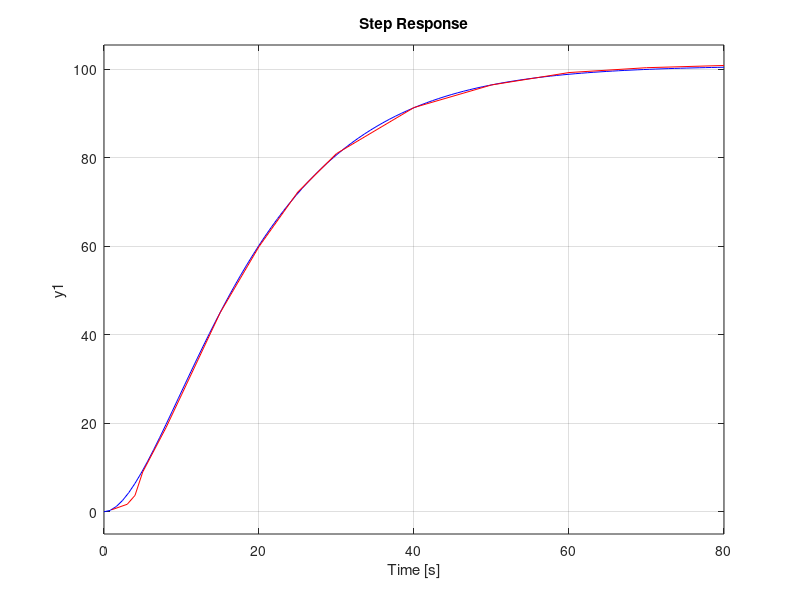

MATLAB code for this plot:
num = [100.8];
den = [95.68, 20.05, 1];
G = tf(num, den)
step(G, 'b')
hold on
t = [1, 3, 4, 5, 8, 10, 15, 20, 25, 30, 40, 50, 60, 70, 80]
h = [0.46, 1.7, 3.7, 9, 19, 26.4, 45, 59.9, 72.2, 80.9, 91.3, 96.4, 99.2, 100.3, 100.8]
plot(t, h, 'r')
